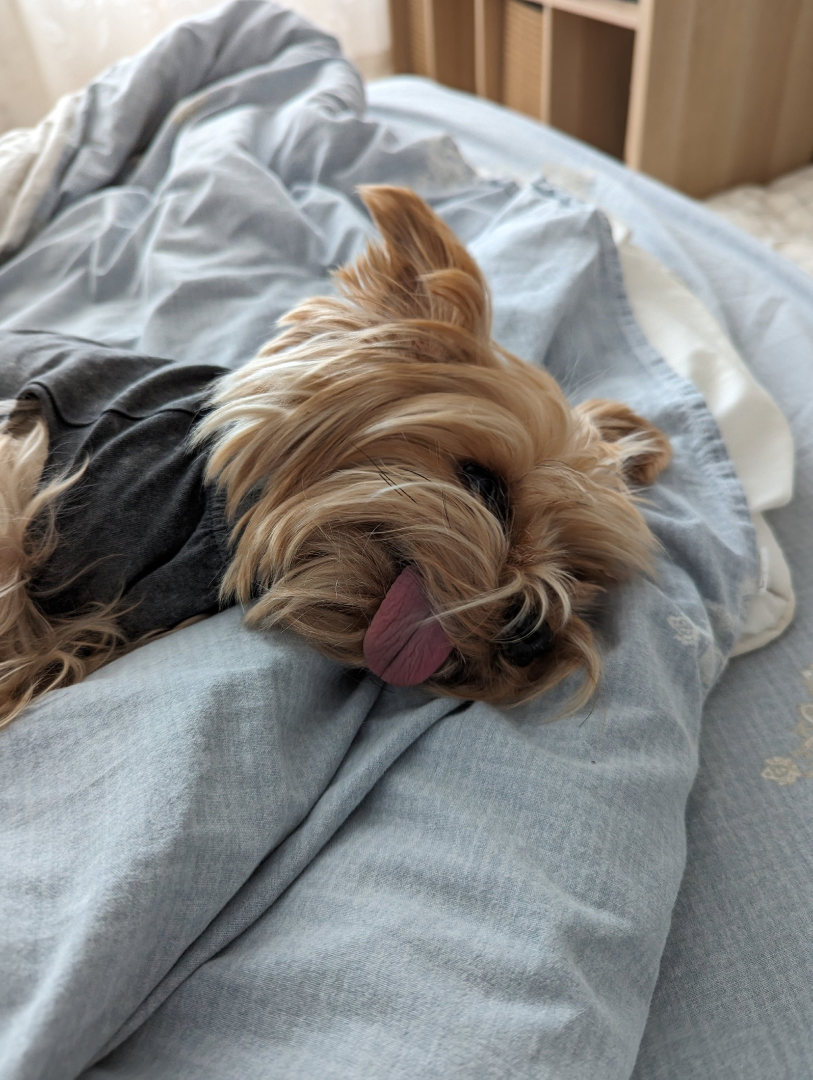
#> input picture firstStepsInCV/pictures/semyon.jpg, 1626 x 2160 px, found by its file name (shown at 1/2 size)
$ python simpleCorrelationSystem.py
#> lines starting #> are read from the running program, lines starting #| are printed output that depends on the picture
import cv2
import numpy as numpy
from matplotlib import pyplot as plt

img = cv2.imread("./firstStepsInCV/pictures/semyon.jpg")
#> img is the input picture: shape (2160, 1626, 3); mean B, G, R 130.8, 133.3, 134.8
assert img is not None, "couldnt open file"
img = cv2.resize(img,(1000,1500))
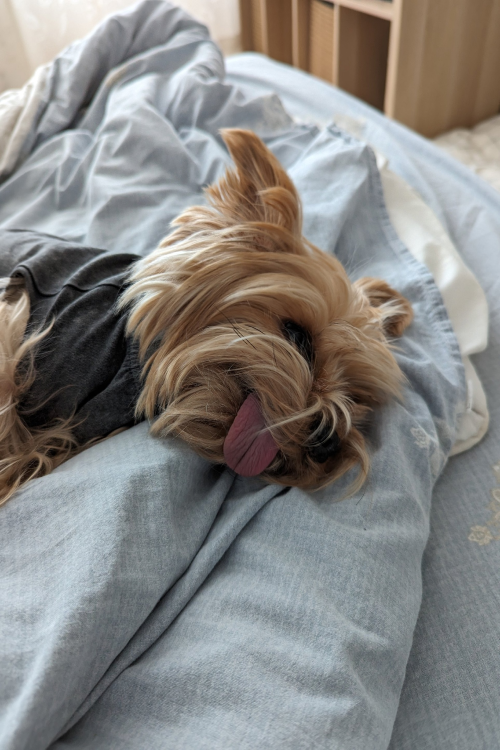
#> img: shape (1500, 1000, 3) (shown at 1/2 size); mean B, G, R 130.7, 133.2, 134.7

temp = cv2.imread("./firstStepsInCV/pictures/tongue.png")
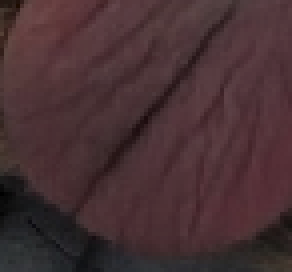
#> input picture firstStepsInCV/pictures/tongue.png, 73 x 68 px, found by its file name (shown 4 times larger)
#> temp is the input picture: shape (68, 73, 3); mean B, G, R 51.3, 48.1, 71.3
assert temp is not None, "couldnt open file"
temp = cv2.resize(temp,(100,100))
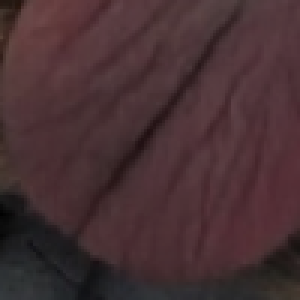
#> temp: shape (100, 100, 3) (shown 3 times larger); mean B, G, R 51.2, 48, 71.2


tempWidth, tempHeight = temp.shape[0:2]
#> tempWidth = 100; tempHeight = 100

methods = ['cv2.TM_CCOEFF', 'cv2.TM_CCOEFF_NORMED', 'cv2.TM_CCORR',
           'cv2.TM_CCORR_NORMED', 'cv2.TM_SQDIFF', 'cv2.TM_SQDIFF_NORMED']

plt.figure(figsize=(20, 18))

for idx, meth in enumerate(methods, 1):
    img2 = img.copy()
    print(meth)
    method = eval(meth)

    # Применение метода сопоставления шаблона
    res = cv2.matchTemplate(img2, temp, method)
    min_val, max_val, min_loc, max_loc = cv2.minMaxLoc(res)

    # Выбор координат для рисования прямоугольника
    if method in [cv2.TM_SQDIFF, cv2.TM_SQDIFF_NORMED]:
        top_left = min_loc
    else:
        top_left = max_loc
    bottom_right = (top_left[0] + tempWidth, top_left[1] + tempHeight)

    # Рисование красного прямоугольника вокруг найденного объекта
    cv2.rectangle(img2, top_left, (top_left[0]+tempWidth,top_left[1]+tempHeight), (0, 0, 255), 2)

    # Вывод результатов
    plt.subplot(3, 4, idx*2-1), plt.imshow(res, cmap='viridis')
    plt.title(meth.split('.')[-1]), plt.xticks([]), plt.yticks([])
    plt.subplot(3, 4, idx*2), plt.imshow(cv2.cvtColor(img2, cv2.COLOR_BGR2RGB))
    plt.title('Detected Object'), plt.xticks([]), plt.yticks([])
#> this loop made 6 passes
#> (min_val, max_val, min_loc, top_left, bottom_right) on passes 1 to 4: (-13509960, 13225076, (482, 53), (108, 441), (208, 541)), (-0.544, 0.72, (581, 910), (442, 861), (542, 961)), (45334332, 396927104, (167, 755), (86, 0), (186, 100)), (0.659, 0.98, (165, 795), (443, 861), (543, 961))
#> (min_val, max_val, max_loc, top_left, bottom_right) on passes 5 to 6: (4268071, 918163072, (84, 0), (443, 860), (543, 960)), (0.0423, 1, (0, 0), (443, 860), (543, 960))
#> pass 1, `res = cv2.matchTemplate(img2, temp, method)`:
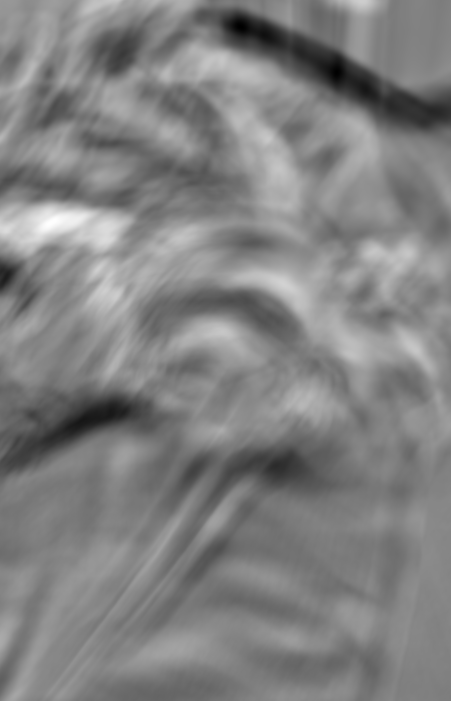
#> res: shape (1401, 901) float32 (shown at 1/2 size); min -13509960, max 13225076, mean 78789.8; drawn with min black and max white
#> pass 3, `res = cv2.matchTemplate(img2, temp, method)`:
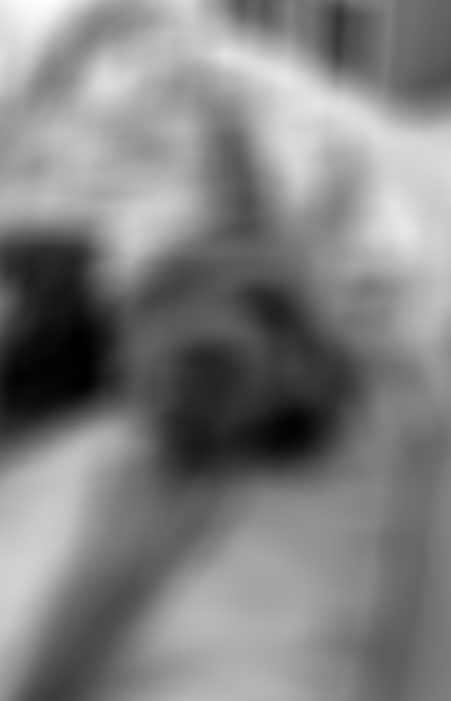
#> res: shape (1401, 901) float32 (shown at 1/2 size); min 45334332, max 396927104, mean 222399488; drawn with min black and max white
#> after the loop:
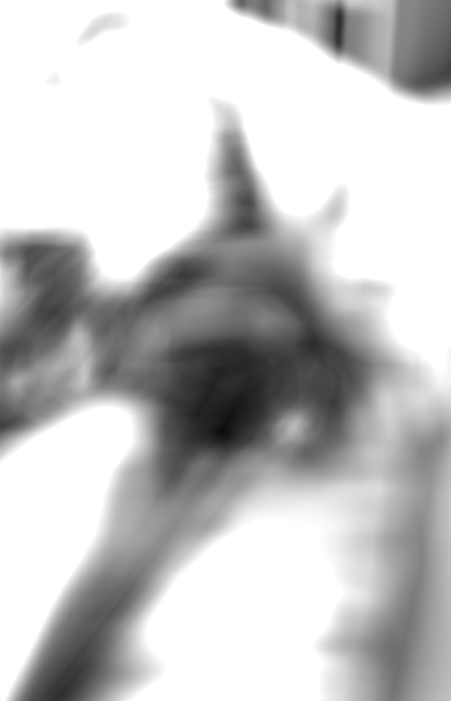
#> res: shape (1401, 901) float32 (shown at 1/2 size); min 0.0423, max 1, mean 0.762

plt.tight_layout()
plt.show()
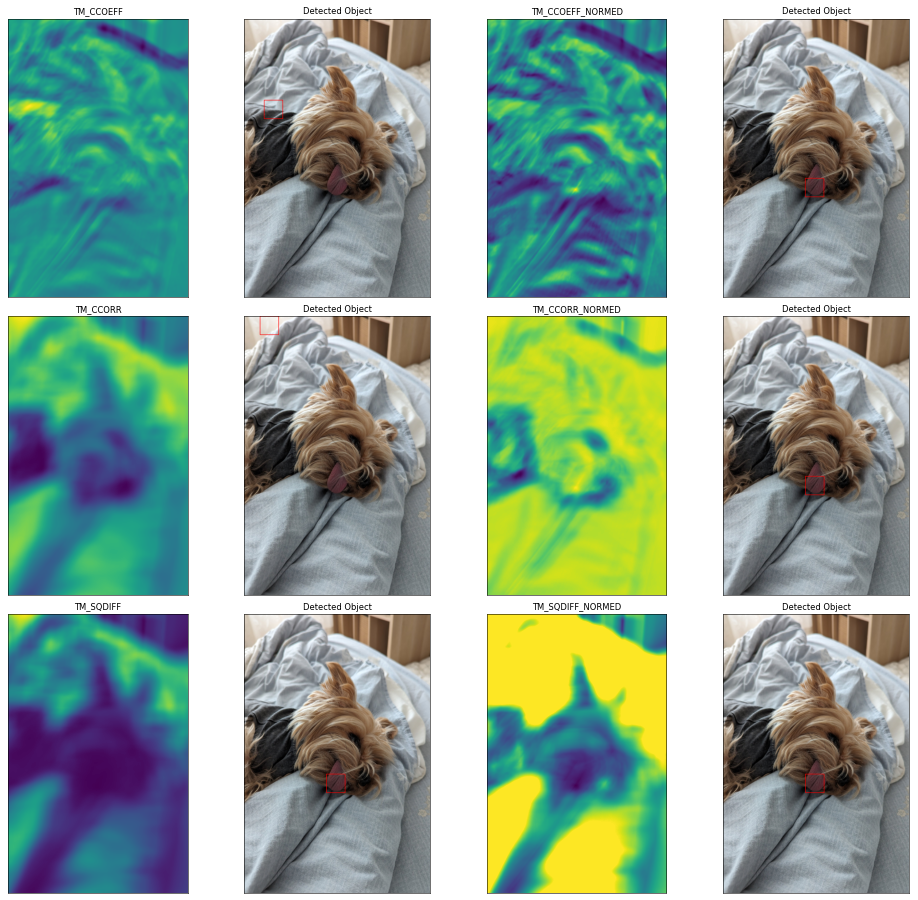
#> figure drawn by matplotlib, 12 panels
